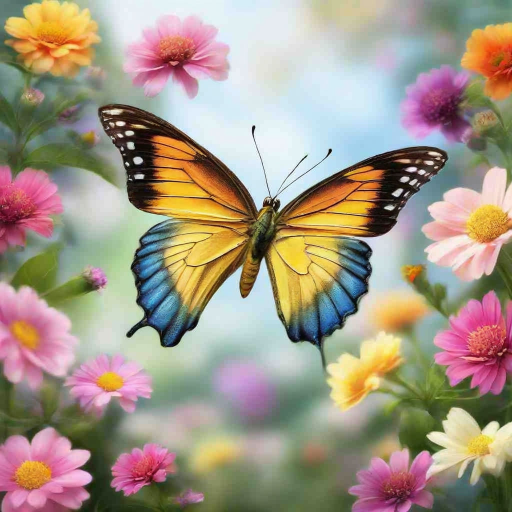
#> input picture art/images/00173f9cea12420db2a1c8fa30e90b10.jpeg, 1024 x 1024 px (shown at 1/2 size); its folder holds 4 pictures in this run
$ python rebuild-image-list.py
#> lines starting #> are read from the running program, lines starting #| are printed output that depends on the picture
#!/usr/bin/env python
# File: rebuild-image-list.py
# Purpose: Rebuild the JSON image list

import os
import json
import subprocess
import sys

try:
    from PIL import Image, ImageFilter
except ImportError:
    print("Pillow is not installed. Installing now...")
    subprocess.check_call([sys.executable, '-m', 'pip', 'install', 'Pillow'])
    print("Please re-run the script after installing the required packages.")
    sys.exit()

ART_IMAGES_PATH = './images/'
THUMBNAILS_PATH = './thumbnails/'
IMAGE_LIST_PATH = './data/imagelist.js'

def create_thumbnail(image_path, thumbnail_path):
    """Create a thumbnail for the image."""
    img = Image.open(image_path)
#> img is the input picture: PIL image 1024x1024 RGB; mean R, G, B 164.1, 150.9, 133.9
    img.thumbnail((256, 256), Image.Resampling.LANCZOS)  # Use LANCZOS for high-quality downsampling
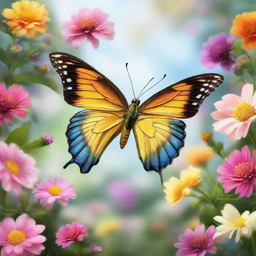
#> img: PIL image 256x256 RGB; mean R, G, B 164.2, 151, 134
    img.save(thumbnail_path, "JPEG")

def load_existing_image_list():
    """Load the existing image list from the JSON file."""
    try:
        with open(IMAGE_LIST_PATH, 'r') as f:
            # Read the JavaScript variable and parse it as JSON
            content = f.read()
            # Extract the JSON part from the variable declaration
            json_data = content.split('= ', 1)[1].rstrip(';')
            image_list = json.loads(json_data)
            return {img['path']: {'modified': img['modified'], 'title': img.get('title', os.path.basename(img['path']))} for img in image_list}
    except (FileNotFoundError, json.JSONDecodeError):
        return {}

def generate_image_list():
    """Generate the image list, manage thumbnails, and delete orphaned thumbnails."""
    existing_images = load_existing_image_list()
    image_list = []
    generated_thumbnails = set()

    # Ensure thumbnails directory exists
    os.makedirs(THUMBNAILS_PATH, exist_ok=True)

    # Scan the images directory
    for filename in os.listdir(ART_IMAGES_PATH):
        if filename.lower().endswith(('.jpg', '.jpeg', '.png', '.gif')):
            file_path = os.path.join(ART_IMAGES_PATH, filename)
            thumbnail_path = os.path.join(THUMBNAILS_PATH, filename)
            modified_time = os.path.getmtime(file_path)
            generated_thumbnails.add(thumbnail_path)  # Track this thumbnail as being used

            # Regenerate thumbnail if missing or image is modified
            if (file_path not in existing_images or
                existing_images[file_path]['modified'] < modified_time or
                not os.path.exists(thumbnail_path)):
                print(f"Creating thumbnail for: {file_path}")
                create_thumbnail(file_path, thumbnail_path)

                # Append image details to the list
                image_list.append({
                    'title': filename,  # You can customize the title here if needed
                    'path': file_path.replace('\\', '/'),  # Ensure correct path format
                    'thumbnail': thumbnail_path.replace('\\', '/'),
                    'modified': modified_time
                })
            else:
                # If the image hasn't been modified, retain the title and other info from existing data
                image_list.append({
                    'title': existing_images[file_path]['title'],
                    'path': file_path.replace('\\', '/'),
                    'thumbnail': thumbnail_path.replace('\\', '/'),
                    'modified': existing_images[file_path]['modified']
                })
#> pass 2 of the loop in generate_image_list, `for filename in os.listdir(ART_IMAGES_PATH):`:
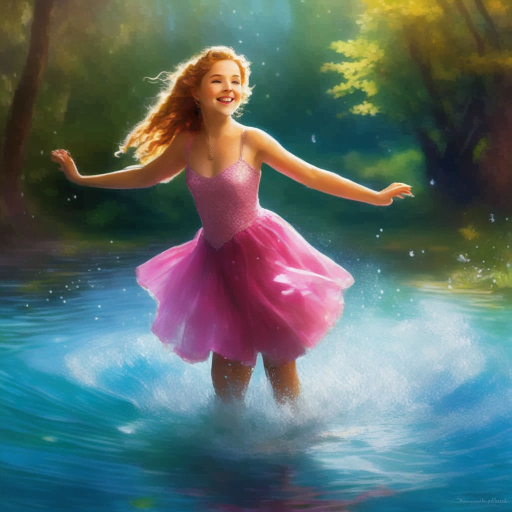
#> input picture art/images/0026f778f75d46f3905ab301089f368e.jpeg, 1024 x 1024 px (shown at 1/2 size)
#> in create_thumbnail, img is the input picture: PIL image 1024x1024 RGB; mean R, G, B 90.1, 108, 106.6
#> in create_thumbnail (call 2), `img.thumbnail((256, 256), Image.Resampling.LANCZOS)`:
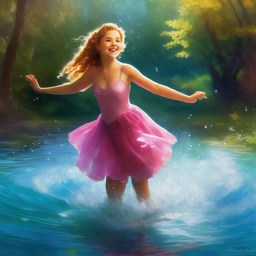
#> img: PIL image 256x256 RGB; mean R, G, B 90.2, 108.2, 106.8
#> pass 3 of the loop in generate_image_list, `for filename in os.listdir(ART_IMAGES_PATH):`:
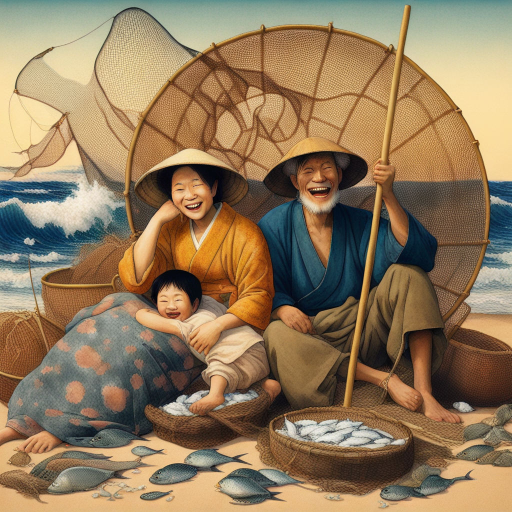
#> input picture art/images/03ac9530df7a47a49c3495b3bb020f88.jpeg, 1024 x 1024 px (shown at 1/2 size)
#> in create_thumbnail, img is the input picture: PIL image 1024x1024 RGB; mean R, G, B 145.3, 121.9, 91.6
#> in create_thumbnail (call 3), `img.thumbnail((256, 256), Image.Resampling.LANCZOS)`:
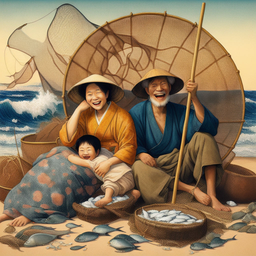
#> img: PIL image 256x256 RGB; mean R, G, B 145.4, 122, 91.7
#> the loop made 4 passes; the first 3 are shown

    # Delete any orphaned thumbnails that no longer correspond to images
    for thumbnail in os.listdir(THUMBNAILS_PATH):
        thumbnail_full_path = os.path.join(THUMBNAILS_PATH, thumbnail)
        if thumbnail_full_path not in generated_thumbnails:
            print(f"Deleting orphaned thumbnail: {thumbnail_full_path}")
            os.remove(thumbnail_full_path)
#> pass 2 of the loop in generate_image_list, `for thumbnail in os.listdir(THUMBNAILS_PATH):`:
#> pass 3 of the loop in generate_image_list, `for thumbnail in os.listdir(THUMBNAILS_PATH):`:
#> the loop made 4 passes; the first 3 are shown

    # Save updated image list to imagelist.js
    with open(IMAGE_LIST_PATH, 'w') as f:
        f.write(f'document.imagesData = {json.dumps(image_list, indent=2)};')


if __name__ == '__main__':
    generate_image_list()
